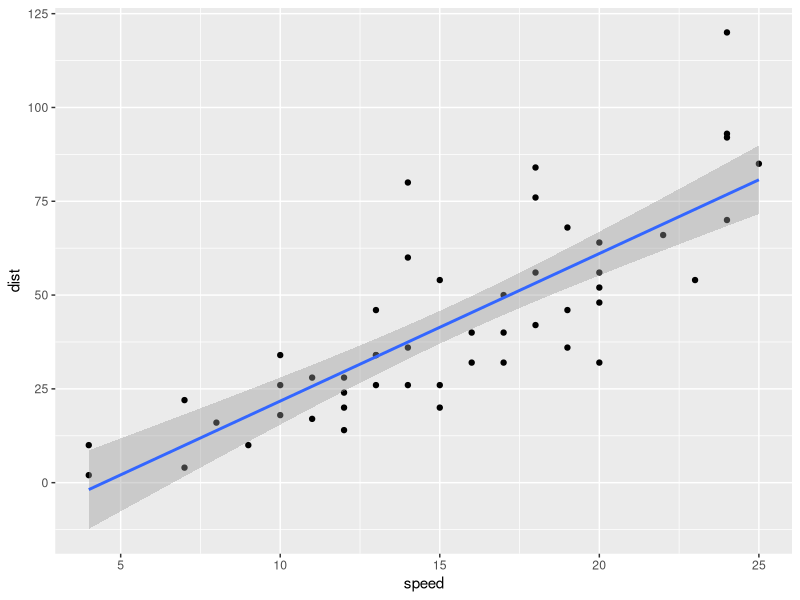

The R source for this figure:
## ---- chunk 1
knitr::opts_chunk$set(collapse = TRUE)
library(ggplot2)
## ---- chunk 2
summary(cars)
fit <- lm(dist ~ speed, data = cars)
fit
## ---- chunk 3

ggplot(cars, aes(speed, dist)) + 
  geom_point() + 
  geom_smooth(method='lm',formula=y~x)

